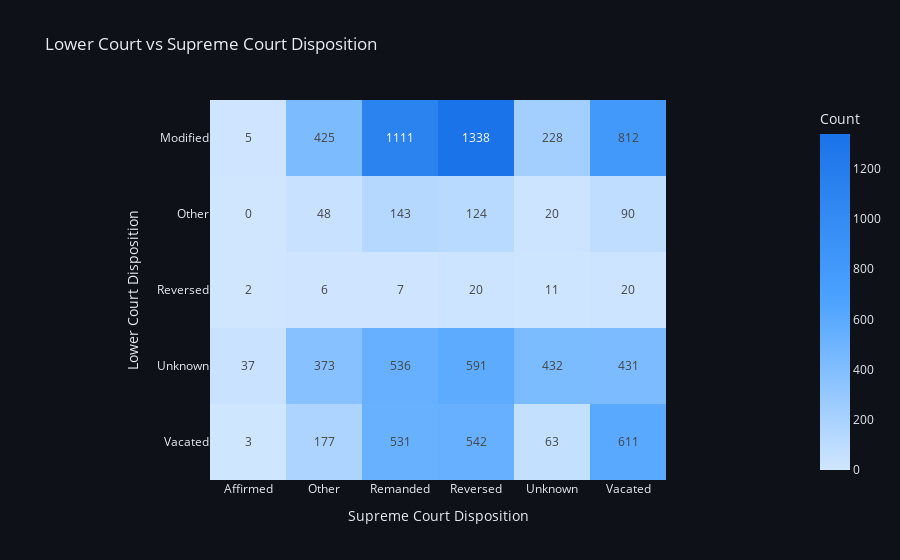

Notebook source saved alongside this figure:
### Code cell
# graph num eight >>>>>>>>>>>>>>>>>>>>>>>>>>>>>>>>>>>>>>>>>>>>>>>>>>>>>>>>>>>>>>>>>>>>>>>>>>>

fig = px.imshow(
    pivot_table,
    title="Lower Court vs Supreme Court Disposition",
    labels=dict(x="Supreme Court Disposition", y="Lower Court Disposition", color="Count"),
    text_auto=True,
    color_continuous_scale=[
        '#D0E6FF',  # light blue for low counts
        '#4DA3FF',  # medium
        '#1A73E8'   # dark blue for high counts
    ]
)

fig.update_layout(
    template='plotly_dark',
    plot_bgcolor='#0E1117',
    paper_bgcolor='#0E1117',
    font=dict(color='#E6EDF3'),
    xaxis_title="Supreme Court Disposition",
    yaxis_title="Lower Court Disposition"
)

fig.show()

### Figure 1 — Plotly figure (JSON) as saved in the notebook; plotly's stock layout.template omitted (floating-point values rounded to 4 significant figures)
{"data": [{"coloraxis": "coloraxis", "hovertemplate": "Supreme Court Disposition: %{x}<br>Lower Court Disposition: %{y}<br>Count: %{z}<extra></extra>", "name": "0", "texttemplate": "%{z}", "type": "heatmap", "x": ["Affirmed", "Other", "Remanded", "Reversed", "Unknown", "Vacated"], "xaxis": "x", "y": ["Modified", "Other", "Reversed", "Unknown", "Vacated"], "yaxis": "y", "z": [[5, 425, 1111, 1338, 228, 812], [0, 48, 143, 124, 20, 90], [2, 6, 7, 20, 11, 20], [37, 373, 536, 591, 432, 431], [3, 177, 531, 542, 63, 611]]}], "layout": {"coloraxis": {"colorbar": {"title": {"text": "Count"}}, "colorscale": [[0, "#D0E6FF"], [0.5, "#4DA3FF"], [1, "#1A73E8"]]}, "font": {"color": "#E6EDF3"}, "paper_bgcolor": "#0E1117", "plot_bgcolor": "#0E1117", "title": {"text": "Lower Court vs Supreme Court Disposition"}, "xaxis": {"anchor": "y", "constrain": "domain", "domain": [0, 1], "scaleanchor": "y", "title": {"text": "Supreme Court Disposition"}}, "yaxis": {"anchor": "x", "autorange": "reversed", "constrain": "domain", "domain": [0, 1], "title": {"text": "Lower Court Disposition"}}}}
